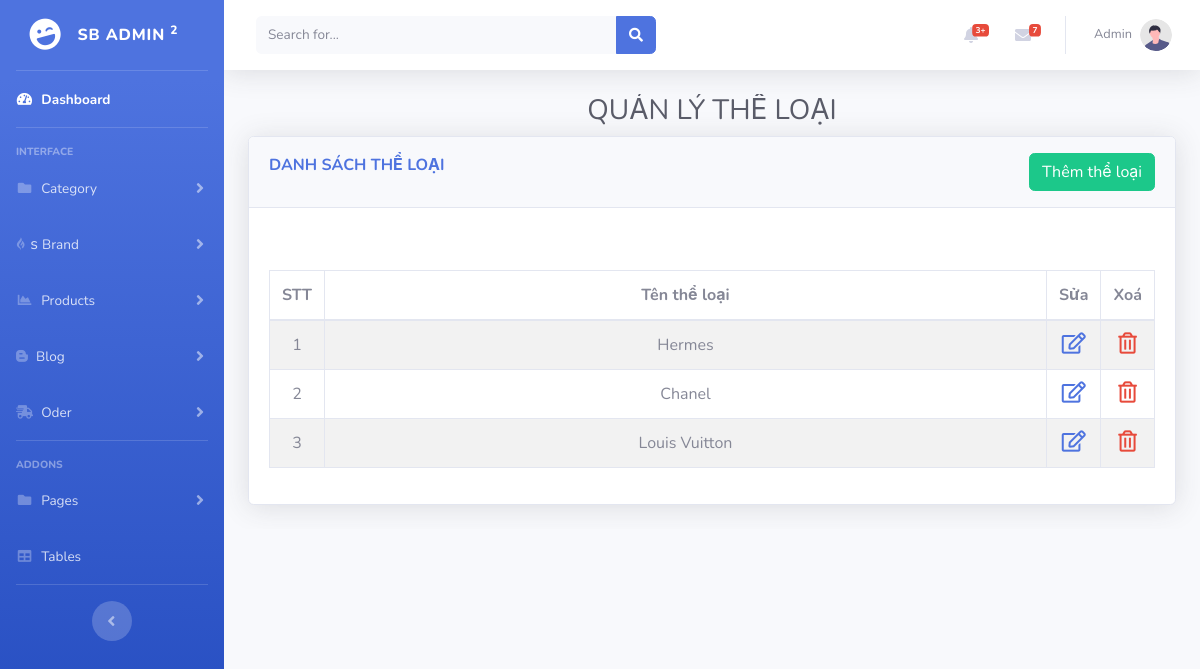
Page /admin/brandlist.php (signed in) on the committed database.
### tables this page shows
CREATE TABLE `tbl_brand` (
  `brandId` int(11) NOT NULL,
  `brandName` varchar(200) NOT NULL
);

### lib/database.php (called while the page is built, shortened)
<?php
Class Database{
   public $host   = DB_HOST;
   public $user   = DB_USER;
   public $pass   = DB_PASS;
   public $dbname = DB_NAME;
   public $link;
private function connectDB(){
   $this->link = new mysqli($this->host, $this->user, $this->pass,
    $this->dbname);
 }
public function select($query){
  $result = $this->link->query($query) or
   die($this->link->error.__LINE__);
  if($result->num_rows > 0){
    return $result;
  } else {
    return false;
  }
 }
}

### classes/brand.php (called while the page is built, shortened)
<?php
	$filepath = realpath(dirname(__FILE__));
	include_once ($filepath.'/../lib/database.php');
?>
<?php
	class brand
	{
		private $db;
		public function __construct()
		{
			$this->db = new Database();
		}
		public function show_brand(){
			$query = "SELECT * FROM tbl_brand order by brandId desc";
			$result = $this->db->select($query);
			return $result;
		}
	}
?>

### admin/brandlist.php (the view, shortened to what this page needs)
<?php include './inc/header.php';?>
<?php include '../classes/brand.php' ?>
<?php
    $brand = new brand();
?>
<div id="content">
    <div class="container-fluid">
        <h1 class="h3 mb-2 text-gray-800 text-center">QUẢN LÝ THỂ LOẠI</h1>
        <div class="card shadow mb-4">
            <div class="card-header py-3">
                <div class="m-0 font-weight-bold text-primary">
                    DANH SÁCH THỂ LOẠI
                    <a href="brandadd.php" class="btn btn-success float-right">Thêm thể loại</a>
                </div>
            </div>
            <div class="alert alert-" style="border-radius:0px;">
            </div>
            <div class="card-body">
                <div class="table-responsive">
                    <table class="table table-bordered table-hover table-striped text-center" id="dataTable"
                        width="100%" cellspacing="0">
                        <thead>
                            <tr>
                                <th style="width:3em;">STT</th>
                                <th>Tên thể loại</th>
                                <th style="width:3em;">Sửa</th>
                                <th style="width:3em;">Xoá</th>
                            </tr>
                        </thead>
                        <tbody>
                        <?php
						$show_brand = $brand->show_brand();
						if($show_brand){
							$i = 0;
							while($result = $show_brand->fetch_assoc()){
								$i++;
					?>
                            <tr>
                                <td><?php echo $i; ?></td>
                                <td><?php echo $result['brandName'] ?></td>
                                <td><a href="brandedit.php?brandid=<?php echo $result['brandId'] ?>"><i
                                            class="far fa-edit fa-lg"></i></a></td>
                                <td><a  onclick = "return confirm('Are you want to delete?')" href="?delid=<?php echo $result['brandId'] ?>" data-toggle="confirm"
                                    role="button"><i class="far fa-trash-alt fa-lg text-danger"></i></a></td>
                            </tr>
                            <?php
                            }
						}
						?>
                        </tbody>
                    </table>
                </div>
            </div>
        </div>
    </div>
</div>

### public/editor/samples/css/samples.css (style rules this page uses)
body, html { margin: 0; padding: 0; font: 16px / 1.8 Arial, 'Helvetica Neue', Helvetica, sans-serif; font-weight: 300; color: #575757; }

### rows in the picture
tbl_brand: brandName "Hermes"
tbl_brand: brandName "Chanel"
tbl_brand: brandName "Louis Vuitton"

### other values in the picture
Session::get('adminName') "Admin"
